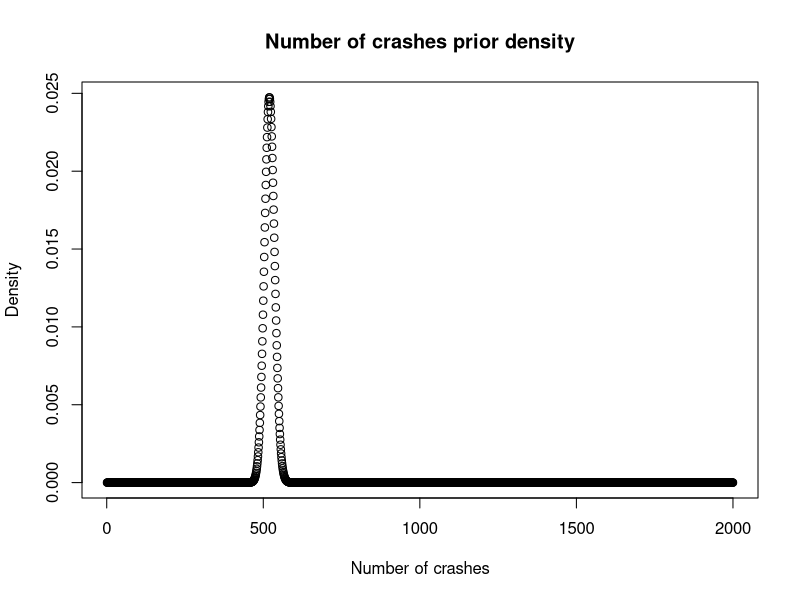
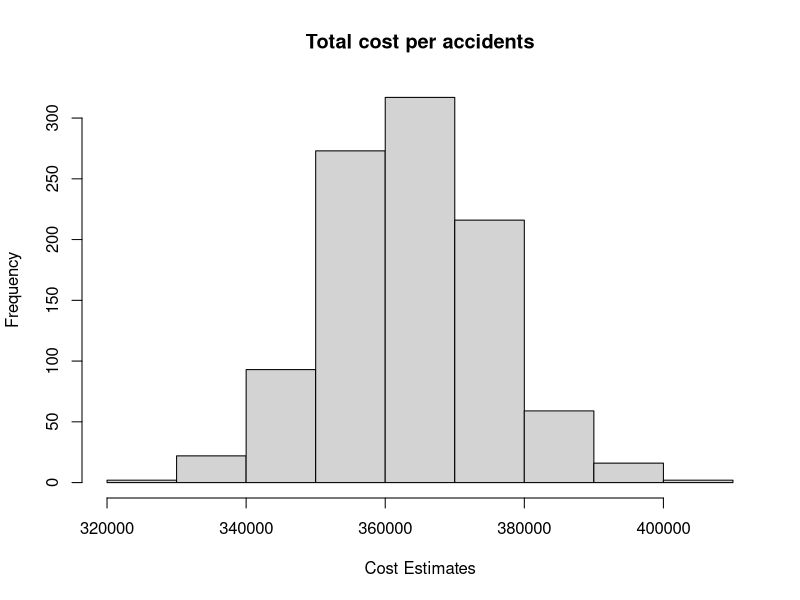

Source code (R) for these figures, in order:
#######Exercise 4.21########


#Setup parameters
num <- 1040#Car  crashes
dt <- 2#Number of time periods
mu <- 700# Mean cost per crash
sd <-100# Standard deviation per crash

#Part 1
#Assume that the rate of crashes can be adequately modelled by a gamma distribution
#with parameters shape and rate
#shape=1040
#rate= 2 (years)
xseq <-  1:2000#Plausible range of values
num_crashes_prior <- dgamma(xseq,num,dt)
plot(xseq,num_crashes_prior,xlab="Number of crashes",ylab="Density",
     main="Number of crashes prior density")

#Part 2
#Derive a second order simulation for total cost

#Create function
sim_car_crash <- function(n){
  y <- c() #Empty vector to store results
  for (i in 1:n){
    num_crashes <- floor(rgamma(1,num,dt))
    y[i] <- sum(rnorm(num_crashes,mu,sd))
  }
  y
}

#Store results 
sim_results <- sim_car_crash(1000)

#Examine simulation outputs
hist(sim_results,main="Total cost per accidents",xlab="Cost Estimates")

#Descriptive Statistics
quantile(sim_results,c(0,0.025,0.5,0.975,1))
